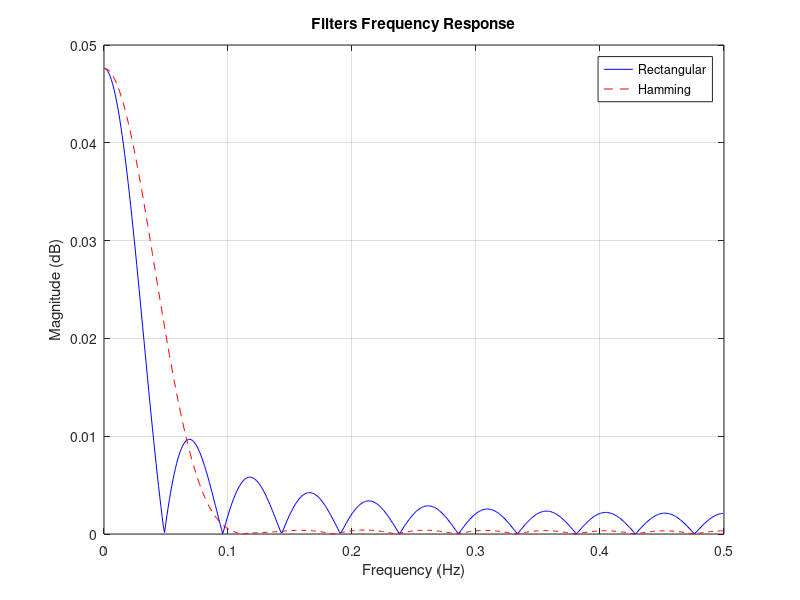

The MATLAB source for this figure:
clear ; close all ; clc ; 
Vc = 0.4 * pi;
Fs = 100;
N = 21;

% Filter design with rectangular window
h_rect = fir1(N-1, Vc/(Fs/2), 'low', rectwin(N));

% Filter design with hamming window
h_hamming = fir1(N-1, Vc/(Fs/2), 'low', hamming(N));

[H_rect,w1]=freqz(h_rect,N);
[H_hamming,w2]=freqz(h_hamming,N);

figure;
plot(w1/(2*pi),abs(H_rect), 'b');
hold on;
plot(w2/(2*pi),abs(H_hamming), 'r--');
title('Filters Frequency Response');
xlabel('Frequency (Hz)');
ylabel('Magnitude (dB)');
legend('Rectangular', 'Hamming');
grid on;
